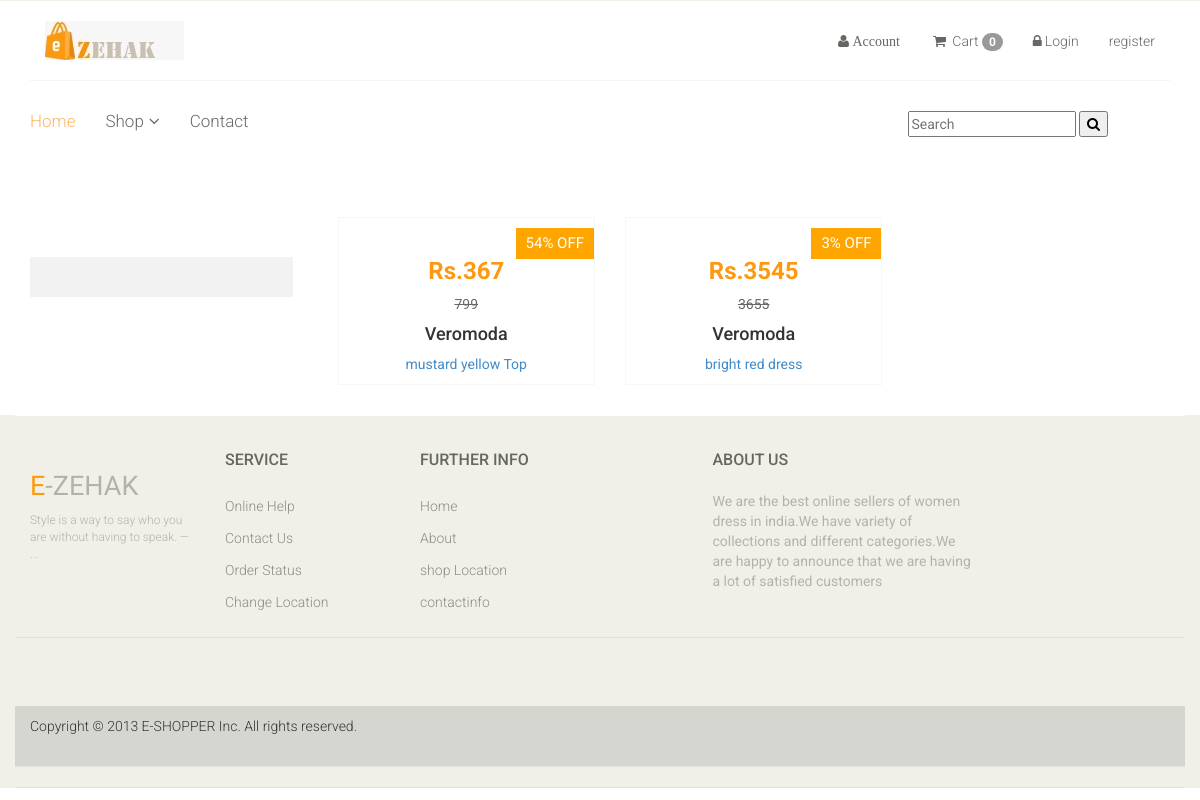
The page /brand/Veromoda on the database its author committed.
### week8/models.py (models this page shows, shortened)
class Product(models.Model):
    image1 = models.ImageField(upload_to='photos/productimages')
    image2 = models.ImageField(upload_to='photos/productimages')
    image3 = models.ImageField(upload_to='photos/productimages',blank=True)
    image4 = models.ImageField(upload_to='photos/productimages',blank=True)
    brand = models.CharField(max_length=50)
    productname = models.CharField(max_length=50,unique=True)
    category = models.ForeignKey(Category,on_delete=models.CASCADE)
    price = models.IntegerField()
    offers = models.IntegerField(default=0)
    newprice = models.IntegerField(default=0)
    size = models.ManyToManyField(Size, default='s')
    stock = models.IntegerField()

class Category(models.Model):
    category_name = models.CharField(max_length=100,unique=True)
    cat_image = models.ImageField(upload_to='photos/categories',blank=True)
    offer = models.IntegerField(default=0)

### zehak/views.py (the view)
# urls.py: path('brand/<bar>',views.brand,name='brand'),
def brand(request,bar):
    brand = Product.objects.filter(brand=bar)
    context={'br' : brand}
    return render(request,"user/brand.html",context)

### zehak/context_processor.py (called while the page is built)
def counter(request):
    cart_count = 0
    if 'admin' in request.path:
        return {}
    else:
        try:
            cart_items = CartItem.objects.all().filter(user=request.user)
            for cart_item in cart_items:
                cart_count += 1
        except TypeError:
            cart_count = 0
    return dict(cart_count=cart_count)

### templates/user/brand.html (shortened to what this page needs)
{% load static %}
<!DOCTYPE html>
<html lang="en">
<head>
    <link href="{% static 'user/css/bootstrap.min.css' %}" rel="stylesheet">
    <link href="{% static 'user/css/font-awesome.min.css' %}" rel="stylesheet">
    <link href="{% static 'user/css/prettyPhoto.css' %}" rel="stylesheet">
    <link href="{% static 'user/css/price-range.css' %}" rel="stylesheet">
    <link href="{% static 'user/css/animate.css' %}" rel="stylesheet">
	<link href="{% static 'user/css/main.css' %}" rel="stylesheet">
	<link href="{% static 'user/css/responsive.css' %}" rel="stylesheet">
</head>
<body>
	<header id="header">
		<div class="header-middle">
			<div class="container">
				<div class="row">
					<div class="col-md-4 clearfix">
						<div class="logo pull-left">
							<a href=""><img src="{% static 'user/images/home/zehak.jpeg' %}"alt="" /></a>
						</div>
					</div>
					<div class="col-md-8 clearfix">
						<div class="shop-menu clearfix pull-right">
							<ul class="nav navbar-nav">
								<li class="dropdown"><a href=""><i class="fa fa-user"> Account</i>
								</a>
								</li>
								<li><a href="{% url 'cart'  %}"><i class="fa fa-shopping-cart"></i> Cart
									<span class='badge badge-warning' id='lblCartCount'>{{ cart_count }}</span>
								</a></li>
								{% if user.is_authenticated %}
								  <li><a href="{% url 'logout' %}">Logout</a><p style="color: orange;">{{user.username}}</p></li>
								{% else %}
								 <li><a href="userlogin"><i class="fa fa-lock"></i>Login</a></li>
								 <li><a href="register">register</a></li>
								{% endif %}
							</ul>
						</div>
					</div>
				</div>
			</div>
		</div>
		<div class="header-bottom">
			<div class="container">
				<div class="row">
					<div class="col-sm-9">
						<div class="mainmenu pull-left">
							<ul class="nav navbar-nav collapse navbar-collapse">
								<li><a href="/" class="active">Home</a></li>
								<li class="dropdown"><a href="#">Shop<i class="fa fa-angle-down"></i></a>
                                </li>
								<li><a href="contact-us.html">Contact</a></li>
							</ul>
						</div>
					</div>
					<div class="col-sm-3">
						<form action="{% url 'search' %}" method="GET">
						<div><span>
							<input type="text" name="keyword" placeholder="Search"/>
						<button type="submit">
							<i class="fa fa-search" aria-hidden="true"></i>
						</button>
					</span>
					</div>
					</form>
					</div>
				</div>
			</div>
		</div>
	</header>
	<section id="slider">
		<div class="container">
			<div class="row">
				<div class="col-sm-12">
				</div>
			</div>
		</div>
	</section>
	<section>
		<div class="container">
			<div class="row">
				<div class="col-sm-3">
					<div class="left-sidebar">
						<div class="shipping text-center">
						</div>
					</div>
				</div>
				<div class="col-sm-9 padding-right">
					<div class="features_items">
						{% for i in br %}
						<div class="col-sm-4">
							<div class="product-image-wrapper">
								<div class="single-products" class="item">
										<div class="productinfo text-center">
											{% if i.offers > i.category.offer %}
                                        <span class="notify-badge">{{i.offers}}% OFF</span>
                                        {% elif i.offers < i.category.offer %}
                                        <span class="notify-badge">{{i.category.offer}}% OFF</span>
                                        {% elif  i.price == i.newprice %}
                                        {% else %}
                                        <span class="notify-badge">{{i.category.offer}}% OFF</span>
                                        {% endif %}
											<h2>Rs.{{ i.newprice }}</h2><p><del>{{ i.price }}</del></p>
											<h4>{{ i.brand }}</h4>
											<p><a href="{% url 'productdetails' i.id %}">{{ i.productname }}</a></p>
										</div>
								</div>
							</div>
						</div>
						{% endfor %}
						</div>
					</div>
				</div>
			</div>
	</section>
	<footer id="footer">
		<div class="footer-top">
			<div class="container">
				<div class="row">
					<div class="col-sm-2">
						<div class="companyinfo">
							<h2><span>e</span>-ZEHAK</h2>
							<p>Style is a way to say who you are without having to speak. — ...</p>
						</div>
					</div>
		<div class="footer-widget">
			<div class="container">
				<div class="row">
					<div class="col-sm-2">
						<div class="single-widget">
							<h2>Service</h2>
							<ul class="nav nav-pills nav-stacked">
								<li><a href="#">Online Help</a></li>
								<li><a href="#">Contact Us</a></li>
								<li><a href="#">Order Status</a></li>
								<li><a href="#">Change Location</a></li>
							</ul>
						</div>
					</div>
					<div class="col-sm-2">
						<div class="single-widget">
							<h2>Further info</h2>
							<ul class="nav nav-pills nav-stacked">
								<li><a href="#">Home</a></li>
								<li><a href="#">About</a></li>
								<li><a href="#">shop Location</a></li>
								<li><a href="#">contactinfo</a></li>
							</ul>
						</div>
					</div>
					<div class="col-sm-3 col-sm-offset-1">
						<div class="single-widget">
							<h2>About Us</h2>
							<p style="color:#B3B3AD;">We are the best online sellers of women dress in india.We have variety of collections and different categories.We are happy to announce that we are having a lot of satisfied customers</p>
						</div>
					</div>
				</div>
			</div>
		</div>
		<div class="footer-bottom">
			<div class="container">
				<div class="row">
					<p class="pull-left">Copyright © 2013 E-SHOPPER Inc. All rights reserved.</p>
				</div>
			</div>
		</div>
	</footer>
</body>
</html>

### static/user/css/main.css (style rules this page uses)
body { font-family: 'Roboto', sans-serif; position: relative; font-weight: 400px; }
ul li { list-style: none; }
a { -webkit-transition: 300ms; transition: 300ms; }
h1, h2, h3, h4, h5, h6 { font-family: 'Roboto', sans-serif; }
.header-middle .container .row { border-bottom: 1px solid #f5f5f5; margin-left: 0; margin-right: 0; padding-bottom: 20px; padding-top: 20px; }
.shop-menu ul li { display: inline-block; padding-left: 15px; padding-right: 15px; }
.shop-menu ul li:last-child { padding-right: 0; }
.shop-menu ul li a { background: #FFFFFF; color: #696763; font-family: 'Roboto', sans-serif; font-size: 14px; font-weight: 300; padding: 0; padding-right: 0; margin-top: 10px; }
.shop-menu ul li a i { margin-right: 3px; }
.header-bottom { padding-bottom: 30px; padding-top: 30px; }
.navbar-collapse.collapse { padding-left: 0; }
.mainmenu ul li { padding-right: 15px; padding-left: 15px; }
.mainmenu ul li:first-child { padding-left: 0px; }
.mainmenu ul li a { color: #696763; font-family: 'Roboto', sans-serif; font-size: 17px; font-weight: 300; padding: 0; padding-bottom: 10px; }
.mainmenu ul li a:hover, .mainmenu ul li a.active, .shop-menu ul li a.active { background: none; color: #fdb45e; }
.navbar-nav li ul.sub-menu li a { color: #fff; }
.fa-angle-down { padding-left: 5px; }
#footer { background: #F0F0E9; }
.footer-top .container { border-bottom: 1px solid #E0E0DA; padding-bottom: 20px; }
.companyinfo { margin-top: 57px; }
.companyinfo h2 { color: #B4B1AB; font-family: abel; font-size: 27px; text-transform: uppercase; }
.companyinfo h2 span { color: #FE980F; }
.companyinfo p { color: #B3B3AD; font-family: 'Roboto', sans-serif; font-size: 12px; font-weight: 300; }
.footer-top .col-sm-3 { overflow: hidden; }
.footer-widget { margin-bottom: 68px; }
.footer-widget .container { border-top: 1px solid #FFFFFF; padding-top: 15px; }
.single-widget h2 { color: #666663; font-family: 'Roboto', sans-serif; font-size: 16px; font-weight: 500; margin-bottom: 22px; text-transform: uppercase; }
.single-widget ul li a { color: #8C8C88; font-family: 'Roboto', sans-serif; font-size: 14px; font-weight: 300; padding: 5px 0; }
.footer-bottom { background: #D6D6D0; padding-top: 10px; }
.footer-bottom p { color: #363432; font-family: 'Roboto', sans-serif; font-weight: 300; margin-left: 15px; }
#slider { padding-bottom: 45px; }
.shipping { background-color: #F2F2F2; margin-top: 40px; overflow: hidden; padding-top: 20px; position: relative; }
.padding-right { padding-right: 0; }
.features_items { overflow: hidden; }
.product-image-wrapper { border: 1px solid #F7F7F5; overflow: hidden; margin-bottom: 30px; }
.single-products { position: relative; }
.productinfo h2 { color: #FE980F; font-family: 'Roboto', sans-serif; font-size: 24px; font-weight: 700; }
.productinfo p { font-family: 'Roboto', sans-serif; font-size: 14px; font-weight: 400; color: #696763; }
.productinfo { position: relative; }

### templates/user/brand.html (style rules this page uses)
.dropdown { position: relative; display: inline-block; }
.notify-badge { position: absolute; right:0px; top:10px; background:orange; text-align: center; color:white; padding:5px 10px; font-size:15px; width:80px height: 50px; }

### rows shown on the page
Product: category.offer "54", newprice "367", price "799", brand "Veromoda", productname "mustard yellow Top"
Product: category.offer "3", newprice "3545", price "3655", brand "Veromoda", productname "bright red dress"

### other values the page prints
{{ cart_count }} "0"
